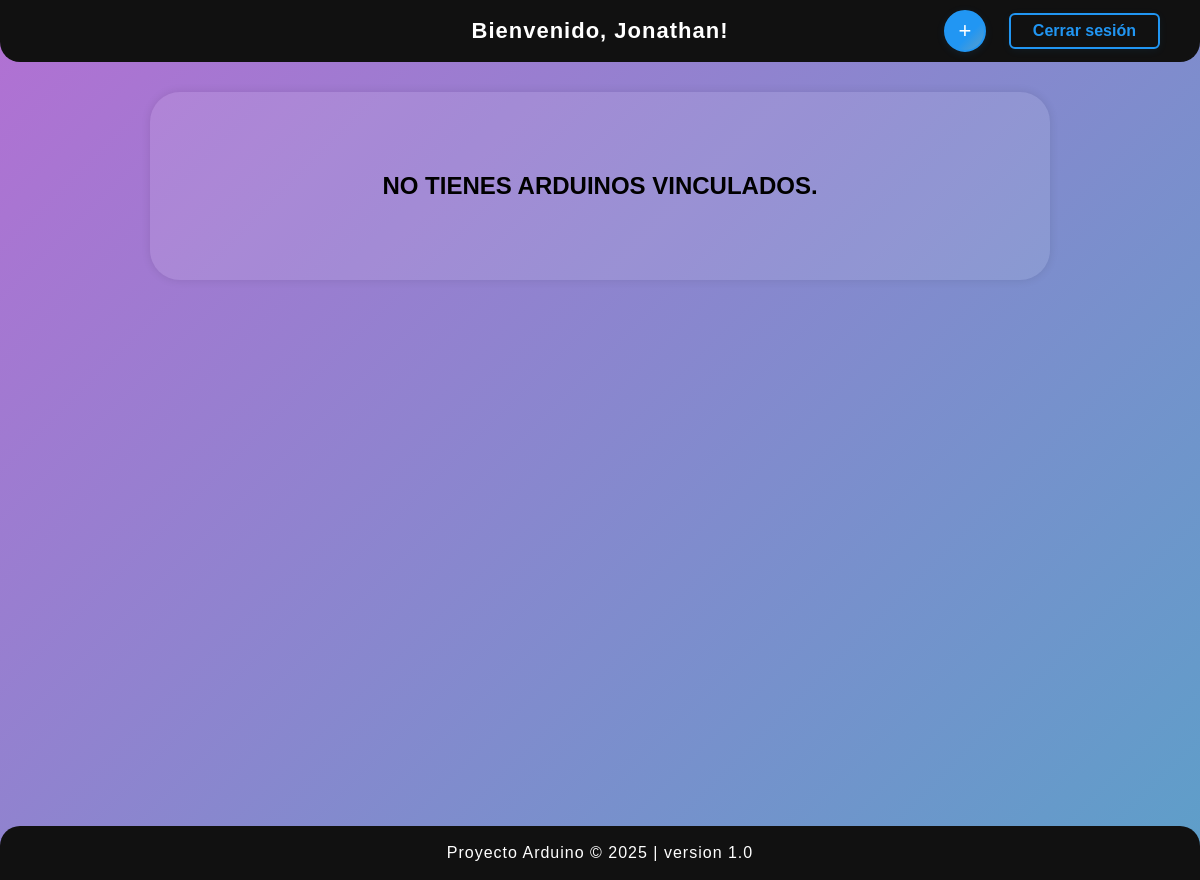
Page /dashboard/arduino (signed in) on the earlier database version.
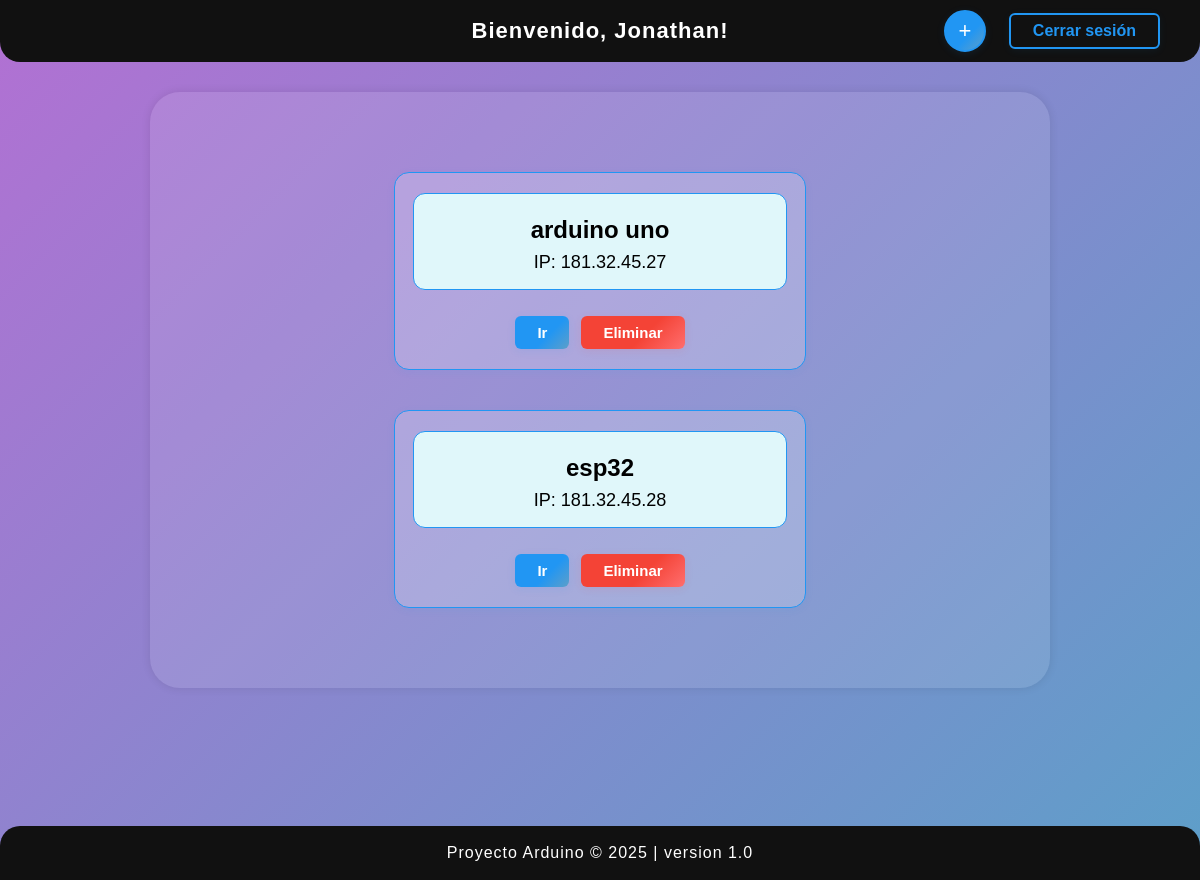
Same page on the later database version.
### core/models.py (models this page shows, shortened)
class Arduino(models.Model):
    user = models.ForeignKey(User, on_delete=models.CASCADE)
    nombre = models.CharField(max_length=100)
    ip = models.CharField(max_length=100)

### proyectoArduino/views.py (the view)
# urls.py: path('dashboard/arduino', views.microcontrolador, name='microcontrolador'),
@login_required
def microcontrolador(request):
    arduinos = Arduino.objects.filter(user=request.user)
    return render(request, 'dashboard/microcontrolador.html', {
        'username': request.user.username,
        'arduinos': arduinos
    })

### proyectoArduino/templates/dashboard/microcontrolador.html (shortened to what this page needs)
<!DOCTYPE html>
<html lang="es">
<head>
</head>
<body>
    <div class="navbar">
        <div class="bienvenido">Bienvenido, {{ username }}!</div>
        <div class="acciones">
            <form method="get" action="{% url 'registroArduino' %}" style="display:inline;">
                <button class="add-btn" title="Agregar Arduino">+</button>
            </form>
            <form method="post" action="{% url 'cerrarSesion' %}" style="display:inline;">
                <button type="submit" class="cerrar-btn">Cerrar sesión</button>
            </form>
        </div>
    </div>
    <div class="container">
        {% if arduinos %}
            {% for arduino in arduinos %}
                <div class="arduino-card">
                    <div class="arduino-info-rect">
                        <h2 style="margin:0 0 8px 0;">{{ arduino.nombre }}</h2>
                        <p style="margin:0;">IP: {{ arduino.ip }}</p>
                    </div>
                    <div class="arduino-actions">
                        <a href="{% url 'triggers' arduino.id %}">Ir</a>
                        <button onclick="openModal({{ arduino.id }}, '{{ arduino.nombre|escapejs }}')">Eliminar</button>
                    </div>
                </div>
            {% endfor %}
        {% else %}
            <h2>NO TIENES ARDUINOS VINCULADOS.</h2>
        {% endif %}
    </div>
    <div class="footer">
        Proyecto Arduino &copy; {{ year|default:"2025" }} | version 1.0
    </div>
</body>
</html>

### proyectoArduino/templates/dashboard/microcontrolador.html (style rules this page uses)
body { font-family: Arial, sans-serif; min-height: 100vh; margin: 0; padding: 0 0 80px 0; position: relative; background: linear-gradient(135deg, #b270d3, #5d9fc9); background-size: cover; animation: none; }
.navbar { width: 100%; background: #111; color: white; display: flex; justify-content: center; align-items: center; padding: 18px 40px; box-sizing: border-box; border-radius: 0 0 20px 20px; margin-bottom: 30px; position: relative; }
.navbar .bienvenido { font-size: 22px; font-weight: bold; flex: 1; text-align: center; letter-spacing: 1px; }
.navbar .acciones { position: absolute; right: 40px; display: flex; align-items: center; }
.add-btn { font-size: 22px; padding: 0; width: 42px; height: 42px; border: 2px solid #2196F3; background: linear-gradient(135deg, #2196F3 60%, #5d9fc9 100%); color: #fff; border-radius: 50%; cursor: pointer; margin-right: 18px; display: flex; align-items: center; justify-content: center; box-shadow: 0 2px 8px rgba(33,150,243,0.10); transition: background 0.2s, transform 0.2s, border-color 0.2s, box-shadow 0.2s; }
.cerrar-btn { background: transparent; color: #2196F3; border-radius: 6px; border: 2px solid #2196F3; padding: 7px 22px; cursor: pointer; font-size: 16px; font-weight: bold; margin-left: 5px; transition: background 0.2s, color 0.2s, border-color 0.2s, box-shadow 0.2s; box-shadow: 0 2px 8px rgba(33,150,243,0.07); }
.container { background: rgba(255,255,255,0.10); border-radius: 30px; padding: 60px 30px; width: 70%; margin: 0 auto 40px auto; box-shadow: 0 0 10px rgba(0,0,0,0.1); display: flex; flex-direction: column; align-items: center; }
.arduino-card { border:1.5px solid #2196F3; border-radius:15px; padding:20px; margin:20px auto; width: 370px; background: rgba(255,255,255,0.2); position:relative; text-align: center; box-shadow: 0 2px 8px rgba(33,150,243,0.07); transition: box-shadow 0.2s, transform 0.2s; display: flex; flex-direction: column; align-items: center; }
.arduino-info-rect { background: #e0f7fa; border-radius: 12px; padding: 22px 10px 16px 10px; margin-bottom: 18px; border: 1.5px solid #2196F3; display: flex; flex-direction: column; align-items: center; width: 95%; font-size: 1.13em; }
.arduino-card .arduino-actions { display: flex; justify-content: center; align-items: center; gap: 12px; width: 100%; margin-top: 8px; }
.arduino-card a { padding:8px 22px; background: linear-gradient(135deg, #2196F3 60%, #5d9fc9 100%); color:white; border-radius:6px; text-decoration:none; border: none; font-weight: bold; box-shadow: 0 2px 8px rgba(33,150,243,0.10); transition: background 0.2s, transform 0.2s, box-shadow 0.2s; display: inline-block; font-size: 15px; }
.arduino-card button { padding:8px 22px; background: linear-gradient(135deg, #f44336 60%, #ff6e6e 100%); color:white; border-radius:6px; border:none; cursor:pointer; font-weight: bold; box-shadow: 0 2px 8px rgba(244,67,54,0.10); transition: background 0.2s, transform 0.2s, box-shadow 0.2s; font-size: 15px; }
h2 { font-size: 24px; }
.footer { width: 100%; background: #111; color: #fff; text-align: center; padding: 18px 0; position: fixed; left: 0; bottom: 0; font-size: 16px; letter-spacing: 1px; border-radius: 20px 20px 0 0; z-index: 10; }

Differences in the rows shown:
added Arduino: nombre "arduino uno", ip "181.32.45.27"
added Arduino: nombre "esp32", ip "181.32.45.28"
Other differences:
text no longer shown: "NO TIENES ARDUINOS VINCULADOS."
